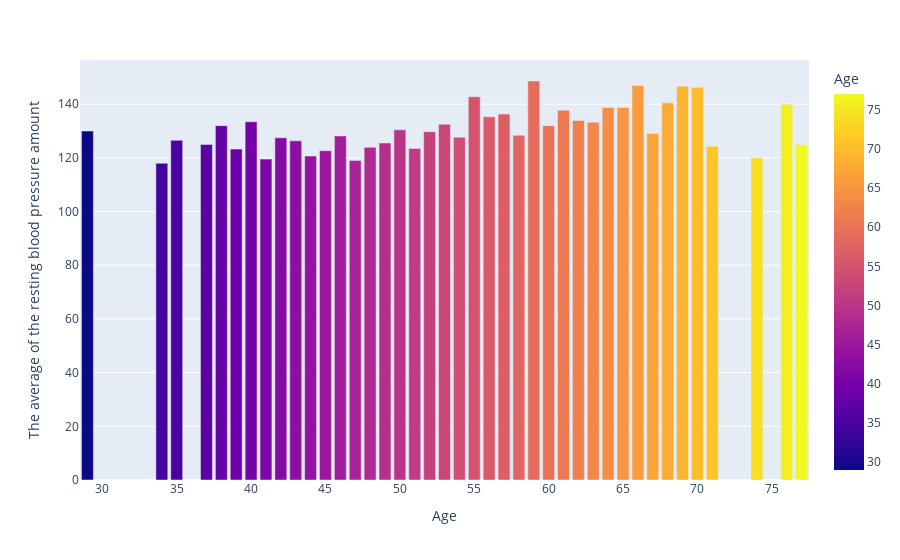

Write notebook code for a chart like this one.
### Markdown cell above
We get a countplot of the "age" column with rotated x-axis labels, and each bar  have a label showing the count of occurrences of that age value.

### Code cell
age_bps = pd.DataFrame({
    'The average of the resting blood pressure amount' : heart.groupby('age')['trestbps'].mean(numeric_only=True),
    'Age' : sorted(heart['age'].unique())
})
px.bar(age_bps, 'Age', 'The average of the resting blood pressure amount', color='Age')

### Figure 1 — Plotly figure (JSON) as saved in the notebook; plotly's stock layout.template omitted (floating-point values rounded to 4 significant figures)
{"data": [{"alignmentgroup": "True", "hovertemplate": "Age=%{marker.color}<br>The average of the resting blood pressure amount=%{y}<extra></extra>", "legendgroup": "", "marker": {"color": [29, 34, 35, 37, 38, 39, 40, 41, 42, 43, 44, 45, 46, 47, 48, 49, 50, 51, 52, 53, 54, 55, 56, 57, 58, 59, 60, 61, 62, 63, 64, 65, 66, 67, 68, 69, 70, 71, 74, 76, 77], "coloraxis": "coloraxis", "pattern": {"shape": ""}}, "name": "", "offsetgroup": "", "orientation": "v", "showlegend": false, "textposition": "auto", "type": "bar", "x": [29, 34, 35, 37, 38, 39, 40, 41, 42, 43, 44, 45, 46, 47, 48, 49, 50, 51, 52, 53, 54, 55, 56, 57, 58, 59, 60, 61, 62, 63, 64, 65, 66, 67, 68, 69, 70, 71, 74, 76, 77], "xaxis": "x", "y": [130, 118, 126.5, 125, 132, 123.3, 133.5, 119.5, 127.5, 126.3, 120.7, 122.7, 128.2, 119, 123.9, 125.5, 130.4, 123.5, 129.8, 132.5, 127.7, 142.8, 135.3, 136.3, 128.4, 148.6, 132, 137.7, 133.9, 133.2, 138.8, 138.8, 147.0, 129.1, 140.5, 146.7, 146.3, 124.4, 120, 140, 125], "yaxis": "y"}], "layout": {"barmode": "relative", "coloraxis": {"colorbar": {"title": {"text": "Age"}}, "colorscale": [[0, "#0d0887"], [0.1111, "#46039f"], [0.2222, "#7201a8"], [0.3333, "#9c179e"], [0.4444, "#bd3786"], [0.5556, "#d8576b"], [0.6667, "#ed7953"], [0.7778, "#fb9f3a"], [0.8889, "#fdca26"], [1, "#f0f921"]]}, "legend": {"tracegroupgap": 0}, "margin": {"t": 60}, "xaxis": {"anchor": "y", "domain": [0, 1], "title": {"text": "Age"}}, "yaxis": {"anchor": "x", "domain": [0, 1], "title": {"text": "The average of the resting blood pressure amount"}}}}
